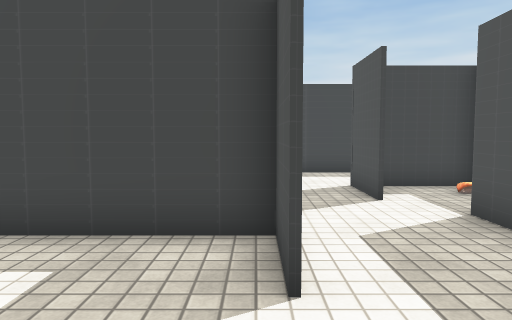
[1] (above)

22 first-person views from a walk through a 3-D level made in the Unity game engine. The camera is 1.3 m above the floor, tilts 4° down and sees 70° across. The floor is counted in squares, 1 m on a side. Each view is taken from the middle of a square. On the plan, view 1 faces up. The plan holds only what a view shows up to about 15 squares ahead; the rest is blank. The player is left out. Some surface patterns are stand-ins.

[2]
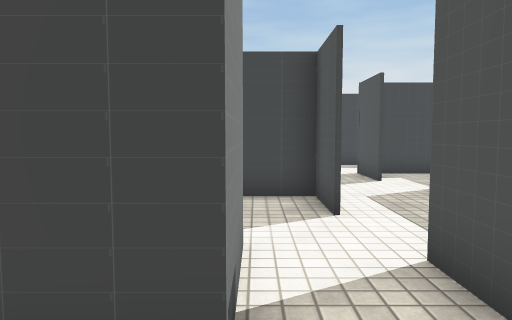

[3]
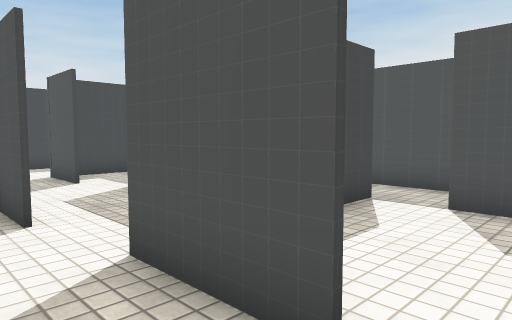

[4]
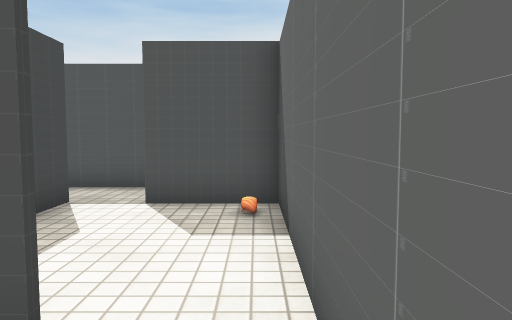

[5]
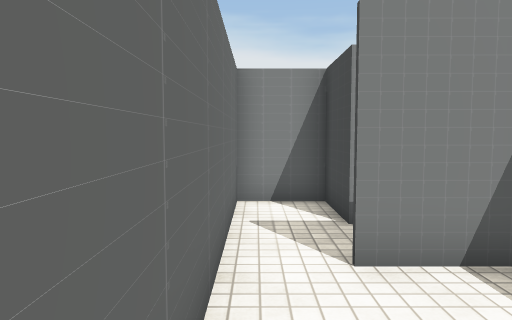

[6]
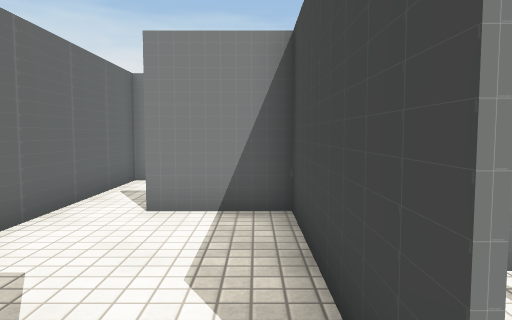

[7]
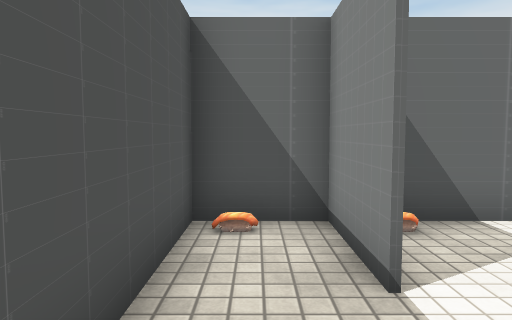

[8]
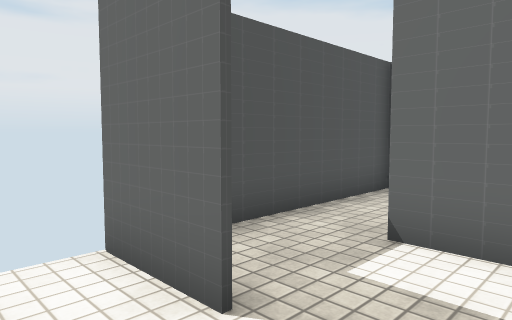

[9]
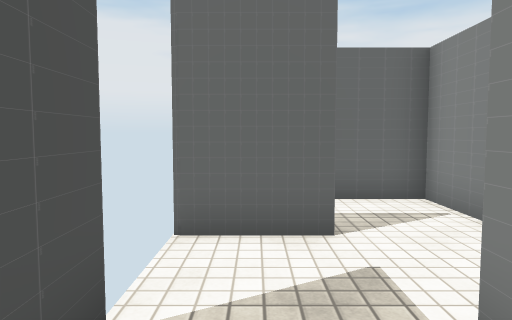

[10]
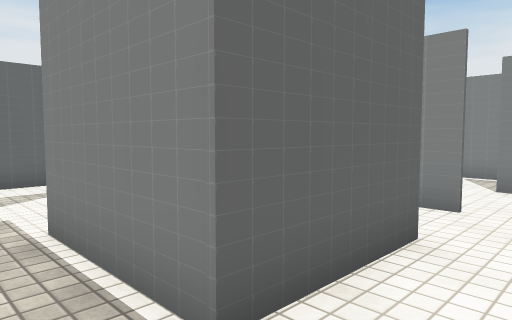

[11]
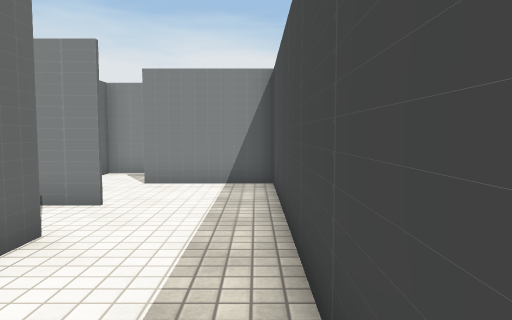

[12]
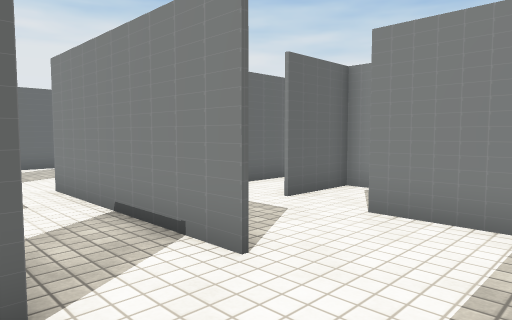

[13]
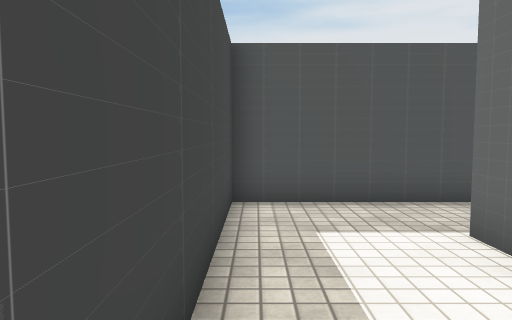

[14]
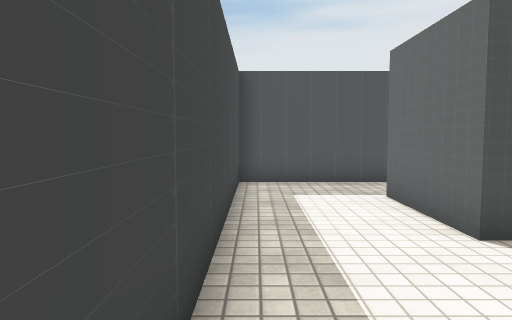

[15]
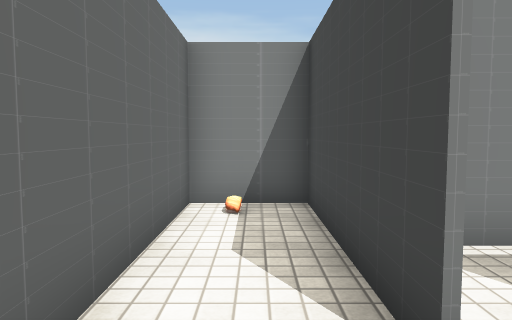

[16]
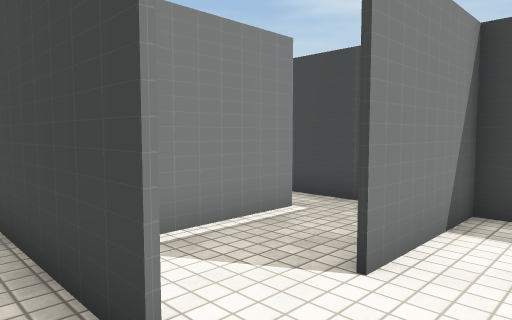

[17]
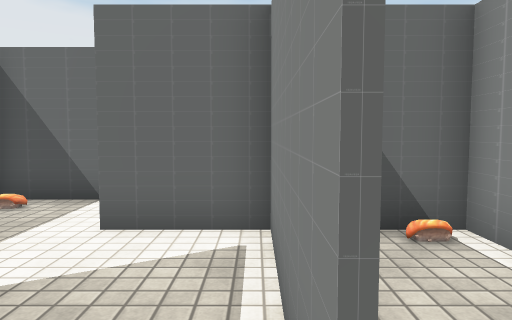

[18]
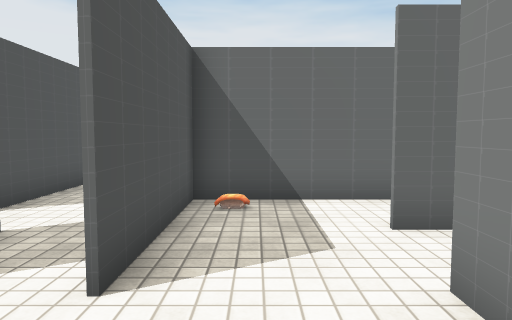

[19]
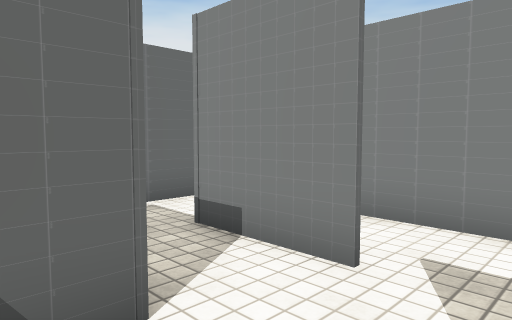

[20]
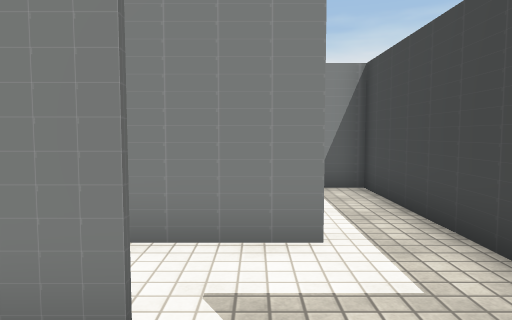

[21]
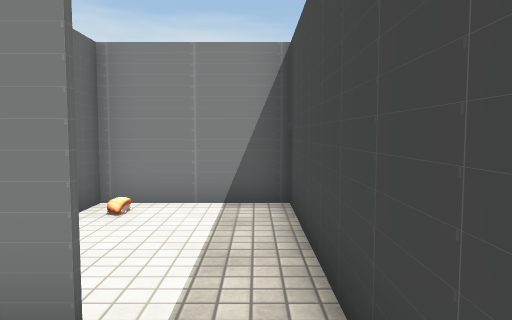

[22]
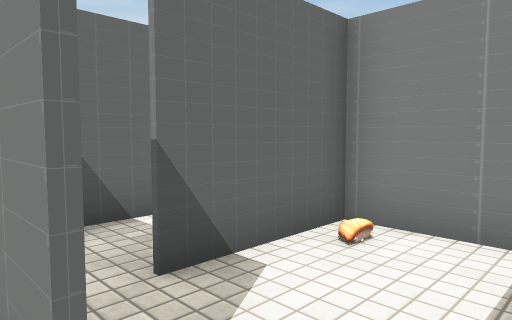

### Floor plan
Key: @ floor where view 1 was taken; # wall or solid block; x gap in a wall; . floor; / step, stairs or slope.
Columns run from 8 left of view 1 to 8 right of it. Each row starts with its distance up from view 1.
 13   ###############
 12   ../#..........#
 11    #.#..........#
 10  ..#.#..........#
  9  ..#....#.#####.#
  8 #..#....#.##  #.#
  7 ######..#.##  #.#
  6 #.......#..####.x
  5 #########..#....
  4 #.......#..#....
  3 #.......#..#..###
  2 #....#.....#....#
  1 ####.#.#.#####..#
  0    ..#.#@#......#
 -1   ######.#....#.#
 -2      #........#.#
 -3      #......./###
 -4      ############

Where each view was taken, in squares from view 1:
view 1: 0 up, 0 right, facing up
view 2: 3 down, 1 left, facing up
view 3: 3 down, 1 left, facing up-right
view 4: 3 down, 1 left, facing right
view 5: 3 down, 5 right, facing left
view 6: 0 up, 7 right, facing left
view 7: 2 up, 7 right, facing down
view 8: 5 up, 4 right, facing down-right
view 9: 8 up, 7 right, facing down
view 10: 11 up, 7 right, facing down-left
view 11: 12 up, 7 right, facing left
view 12: 12 up, 3 right, facing down-left
view 13: 12 up, 1 right, facing right
view 14: 12 up, 2 left, facing right
view 15: 6 up, 1 left, facing left
view 16: 6 up, 1 left, facing up-left
view 17: 12 up, 5 left, facing down
view 18: 12 up, 1 left, facing down
view 19: 3 up, 2 right, facing down-left
view 20: 2 up, 1 right, facing left
view 21: 4 up, 1 left, facing left
view 22: 4 up, 3 left, facing down-left
